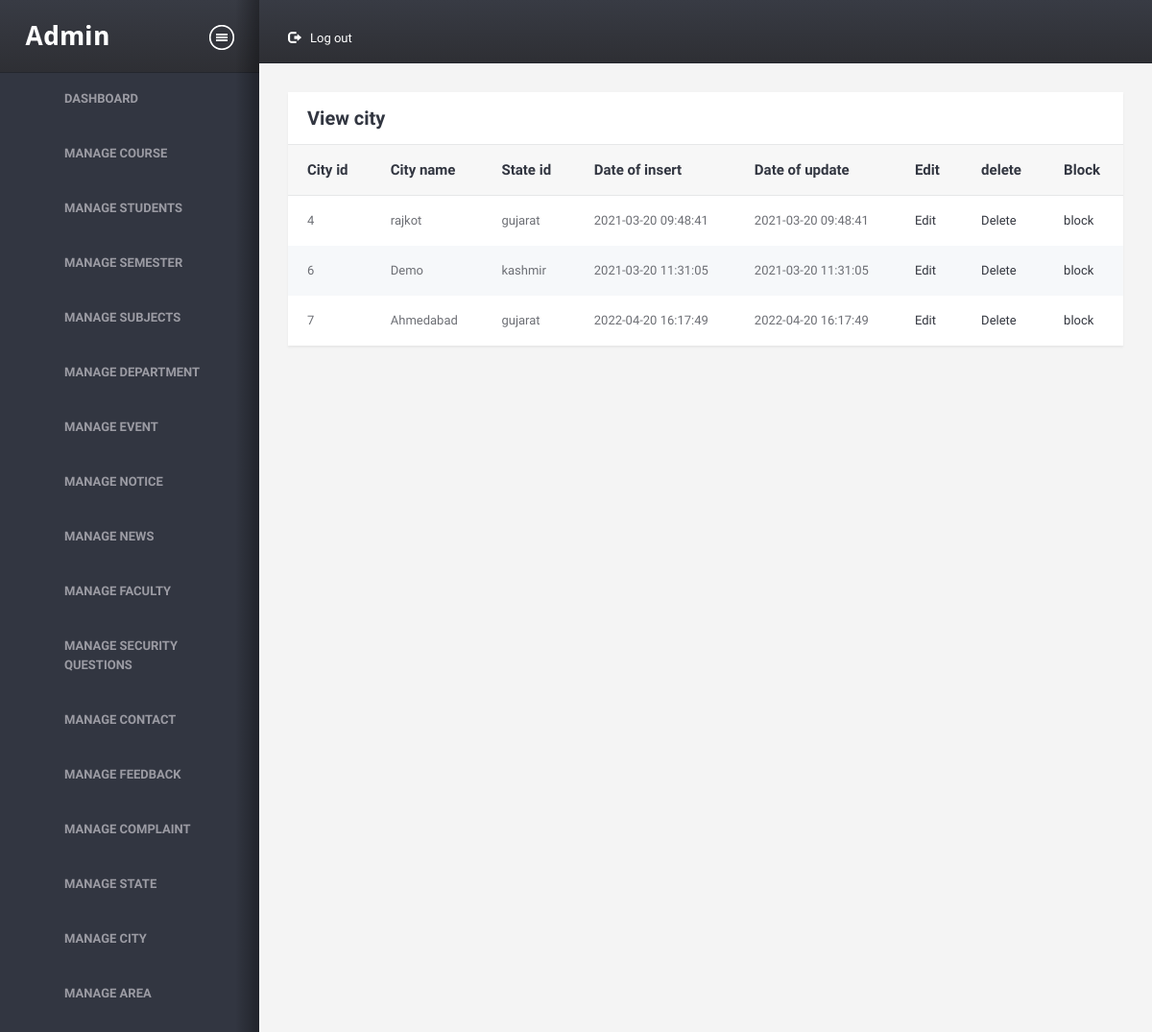
Screenshot of /admin/viewcity.php (signed in) with the database file from the repository.
### tables this page shows
CREATE TABLE `city` (
  `city_id` int(11) NOT NULL,
  `city_name` varchar(30) NOT NULL,
  `state_id` int(11) NOT NULL,
  `doi` datetime NOT NULL,
  `dou` datetime NOT NULL,
  `isactive` int(1) NOT NULL
);

CREATE TABLE `state` (
  `state_id` int(11) NOT NULL,
  `state_name` varchar(30) NOT NULL,
  `dou` datetime NOT NULL,
  `doi` datetime NOT NULL,
  `isactive` int(1) NOT NULL
);

### admin/viewcity.php (the view, shortened to what this page needs)
<!DOCTYPE HTML>
<html>
<head>
<link href="assets/css/A.style.css%2bbootstrap.css%2cMcc.0ONHoLZfWm.css.pagespeed.cf.2IS1LTyY4Z.css" rel="stylesheet" media="screen"/>
</head>
<body>
<div class="wrapper">
    <div class="structure-row">
        <?php require 'sidebar.php';?>
        <div class="right-sec">
            <header>
                <nav class="topnav">
                    <ul id="nav1">
                        <li class="settings">
                            <a href="logout.php"><i class="glyphicon glyphicon-log-out"></i>Log out</a>
                        </li>
                    </ul>
                </nav>
                <div class="clearfix"></div>
            </header>
            <div class="content-section">
                <div class="container-liquid">
                    <div class="row">
                        <div class="col-xs-12">
                            <div class="sec-box">
                                <a class="closethis">Close</a>
                                <header>
                                    <h2 class="heading">View city</h2>
                                </header>
                                <div class="contents">
                                    <a class="togglethis">Toggle</a>
                                    <section>
                                        <table class="table">
                                            <thead>
                                                <tr>
                                                    <th>City id</th>
                                                    <th>City name</th>
                                                    <th>State id</th>
                                                    <th>Date of insert</th>
                                                    <th>Date of update</th>
                                                    <th>Edit</th>
                                                    <th>delete</th>
                                                    <th>Block</th>
                                                </tr>
                                            </thead>
                <?php
                require '../common/dbconnect.php';
                $qry = "SELECT ci.city_id,ci.isactive ,ci.city_name,ci.state_id,ci.doi,ci.dou,st.state_name,st.state_id FROM city as ci LEFT JOIN state as st ON ci.state_id=st.state_id WHERE ci.isactive !=2";
                $rs = mysqli_query($conn,$qry);
                if (mysqli_num_rows($rs)>0)
                {
                    while ($row = mysqli_fetch_assoc($rs))
                    {
                        ?>
                        <tr>
                        <td><?php echo $row['city_id']; ?></td>
                        <td><?php echo $row['city_name']; ?></td>
                        <td><?php echo $row['state_name']; ?></td>
                        <td><?php echo $row['doi']; ?></td>
                        <td><?php echo $row['dou']; ?></td>
                        <td><a href="city_edit.php?id=<?php echo$row['city_id']; ?>">Edit</a></td>
                        <td><a href="city_delete.php?id=<?php echo$row['city_id']; ?>">Delete</a>
                            <?php
                              if ($row['isactive']==1) {
                             ?>
                        <td><a href="city_status.php?id=<?php echo$row['city_id']; ?>">block</a></td>
                             <?php
                                }
                                else{
                              ?>
                       <td><a href="city_status.php?id=<?php echo$row['city_id']; ?>">Active</a></td>
                              <?php
                                  }
                               ?>
                        </td>
                        </tr>
                        <?php
                    }
                }
                else
                {
                    echo "0 Row found";
                }
                         ?>
                                        </table>
                                    </section>
                                </div>
                            </div>
                        </div>
                    </div>
                </div>
            </div>
        </div>
    </div>
</div>
</body>
</html>

### rows the page displays
city: city_id "4", city_name "rajkot", state.state_name "gujarat", doi "2021-03-20 09:48:41", dou "2021-03-20 09:48:41"
city: city_id "6", city_name "Demo", state.state_name "kashmir", doi "2021-03-20 11:31:05", dou "2021-03-20 11:31:05"
city: city_id "7", city_name "Ahmedabad", state.state_name "gujarat", doi "2022-04-20 16:17:49", dou "2022-04-20 16:17:49"
